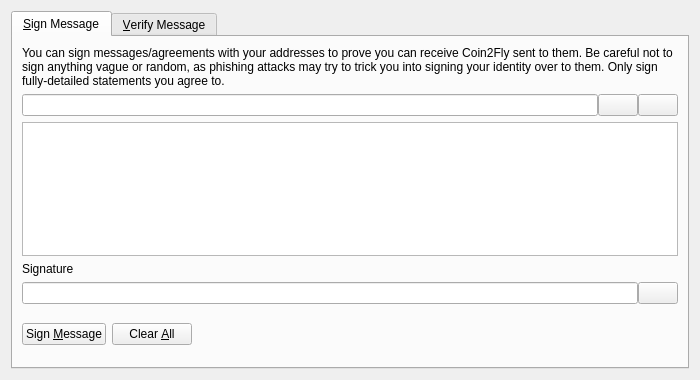
<?xml version="1.0" encoding="UTF-8"?>
<ui version="4.0">
 <class>SignVerifyMessageDialog</class>
 <widget class="QDialog" name="SignVerifyMessageDialog">
  <property name="geometry">
   <rect>
    <x>0</x>
    <y>0</y>
    <width>700</width>
    <height>380</height>
   </rect>
  </property>
  <property name="windowTitle">
   <string>Signatures - Sign / Verify a Message</string>
  </property>
  <property name="modal">
   <bool>true</bool>
  </property>
  <layout class="QVBoxLayout" name="verticalLayout">
   <item>
    <widget class="QTabWidget" name="tabWidget">
     <property name="currentIndex">
      <number>0</number>
     </property>
     <widget class="QWidget" name="tabSignMessage">
      <attribute name="title">
       <string>&amp;Sign Message</string>
      </attribute>
      <layout class="QVBoxLayout" name="verticalLayout_SM">
       <item>
        <widget class="QLabel" name="infoLabel_SM">
         <property name="text">
          <string>You can sign messages/agreements with your addresses to prove you can receive Coin2Fly sent to them. Be careful not to sign anything vague or random, as phishing attacks may try to trick you into signing your identity over to them. Only sign fully-detailed statements you agree to.</string>
         </property>
         <property name="textFormat">
          <enum>Qt::PlainText</enum>
         </property>
         <property name="wordWrap">
          <bool>true</bool>
         </property>
        </widget>
       </item>
       <item>
        <layout class="QHBoxLayout" name="horizontalLayout_1_SM">
         <property name="spacing">
          <number>0</number>
         </property>
         <item>
          <widget class="QValidatedLineEdit" name="addressIn_SM">
           <property name="toolTip">
            <string>The Coin2Fly address to sign the message with</string>
           </property>
          </widget>
         </item>
         <item>
          <widget class="QPushButton" name="addressBookButton_SM">
           <property name="toolTip">
            <string>Choose previously used address</string>
           </property>
           <property name="text">
            <string/>
           </property>
           <property name="shortcut">
            <string>Alt+A</string>
           </property>
           <property name="autoDefault">
            <bool>false</bool>
           </property>
          </widget>
         </item>
         <item>
          <widget class="QPushButton" name="pasteButton_SM">
           <property name="toolTip">
            <string>Paste address from clipboard</string>
           </property>
           <property name="text">
            <string/>
           </property>
           <property name="shortcut">
            <string>Alt+P</string>
           </property>
           <property name="autoDefault">
            <bool>false</bool>
           </property>
          </widget>
         </item>
        </layout>
       </item>
       <item>
        <widget class="QPlainTextEdit" name="messageIn_SM">
         <property name="toolTip">
          <string>Enter the message you want to sign here</string>
         </property>
        </widget>
       </item>
       <item>
        <widget class="QLabel" name="signatureLabel_SM">
         <property name="text">
          <string>Signature</string>
         </property>
         <property name="textFormat">
          <enum>Qt::PlainText</enum>
         </property>
        </widget>
       </item>
       <item>
        <layout class="QHBoxLayout" name="horizontalLayout_2_SM">
         <property name="spacing">
          <number>0</number>
         </property>
         <item>
          <widget class="QLineEdit" name="signatureOut_SM">
           <property name="font">
            <font>
             <italic>true</italic>
            </font>
           </property>
           <property name="readOnly">
            <bool>true</bool>
           </property>
          </widget>
         </item>
         <item>
          <widget class="QPushButton" name="copySignatureButton_SM">
           <property name="toolTip">
            <string>Copy the current signature to the system clipboard</string>
           </property>
           <property name="text">
            <string/>
           </property>
           <property name="autoDefault">
            <bool>false</bool>
           </property>
          </widget>
         </item>
        </layout>
       </item>
       <item>
        <layout class="QHBoxLayout" name="horizontalLayout_3_SM">
         <item>
          <widget class="QPushButton" name="signMessageButton_SM">
           <property name="toolTip">
            <string>Sign the message to prove you own this Coin2Fly address</string>
           </property>
           <property name="text">
            <string>Sign &amp;Message</string>
           </property>
           <property name="autoDefault">
            <bool>false</bool>
           </property>
          </widget>
         </item>
         <item>
          <widget class="QPushButton" name="clearButton_SM">
           <property name="toolTip">
            <string>Reset all sign message fields</string>
           </property>
           <property name="text">
            <string>Clear &amp;All</string>
           </property>
           <property name="autoDefault">
            <bool>false</bool>
           </property>
          </widget>
         </item>
         <item>
          <spacer name="horizontalSpacer_1_SM">
           <property name="orientation">
            <enum>Qt::Horizontal</enum>
           </property>
           <property name="sizeHint" stdset="0">
            <size>
             <width>40</width>
             <height>48</height>
            </size>
           </property>
          </spacer>
         </item>
         <item>
          <widget class="QLabel" name="statusLabel_SM">
           <property name="font">
            <font>
             <weight>75</weight>
             <bold>true</bold>
            </font>
           </property>
           <property name="text">
            <string/>
           </property>
           <property name="wordWrap">
            <bool>true</bool>
           </property>
          </widget>
         </item>
         <item>
          <spacer name="horizontalSpacer_2_SM">
           <property name="orientation">
            <enum>Qt::Horizontal</enum>
           </property>
           <property name="sizeHint" stdset="0">
            <size>
             <width>40</width>
             <height>48</height>
            </size>
           </property>
          </spacer>
         </item>
        </layout>
       </item>
      </layout>
     </widget>
     <widget class="QWidget" name="tabVerifyMessage">
      <attribute name="title">
       <string>&amp;Verify Message</string>
      </attribute>
      <layout class="QVBoxLayout" name="verticalLayout_VM">
       <item>
        <widget class="QLabel" name="infoLabel_VM">
         <property name="text">
          <string>Enter the receiver's address, message (ensure you copy line breaks, spaces, tabs, etc. exactly) and signature below to verify the message. Be careful not to read more into the signature than what is in the signed message itself, to avoid being tricked by a man-in-the-middle attack. Note that this only proves the signing party receives with the address, it cannot prove sendership of any transaction!</string>
         </property>
         <property name="textFormat">
          <enum>Qt::PlainText</enum>
         </property>
         <property name="alignment">
          <set>Qt::AlignLeading|Qt::AlignLeft|Qt::AlignTop</set>
         </property>
         <property name="wordWrap">
          <bool>true</bool>
         </property>
        </widget>
       </item>
       <item>
        <layout class="QHBoxLayout" name="horizontalLayout_1_VM">
         <property name="spacing">
          <number>0</number>
         </property>
         <item>
          <widget class="QValidatedLineEdit" name="addressIn_VM">
           <property name="toolTip">
            <string>The Coin2Fly address the message was signed with</string>
           </property>
          </widget>
         </item>
         <item>
          <widget class="QPushButton" name="addressBookButton_VM">
           <property name="toolTip">
            <string>Choose previously used address</string>
           </property>
           <property name="text">
            <string/>
           </property>
           <property name="shortcut">
            <string>Alt+A</string>
           </property>
           <property name="autoDefault">
            <bool>false</bool>
           </property>
          </widget>
         </item>
        </layout>
       </item>
       <item>
        <widget class="QPlainTextEdit" name="messageIn_VM"/>
       </item>
       <item>
        <widget class="QValidatedLineEdit" name="signatureIn_VM"/>
       </item>
       <item>
        <layout class="QHBoxLayout" name="horizontalLayout_2_VM">
         <item>
          <widget class="QPushButton" name="verifyMessageButton_VM">
           <property name="toolTip">
            <string>Verify the message to ensure it was signed with the specified Coin2Fly address</string>
           </property>
           <property name="text">
            <string>Verify &amp;Message</string>
           </property>
           <property name="autoDefault">
            <bool>false</bool>
           </property>
          </widget>
         </item>
         <item>
          <widget class="QPushButton" name="clearButton_VM">
           <property name="toolTip">
            <string>Reset all verify message fields</string>
           </property>
           <property name="text">
            <string>Clear &amp;All</string>
           </property>
           <property name="autoDefault">
            <bool>false</bool>
           </property>
          </widget>
         </item>
         <item>
          <spacer name="horizontalSpacer_1_VM">
           <property name="orientation">
            <enum>Qt::Horizontal</enum>
           </property>
           <property name="sizeHint" stdset="0">
            <size>
             <width>40</width>
             <height>48</height>
            </size>
           </property>
          </spacer>
         </item>
         <item>
          <widget class="QLabel" name="statusLabel_VM">
           <property name="font">
            <font>
             <weight>75</weight>
             <bold>true</bold>
            </font>
           </property>
           <property name="text">
            <string/>
           </property>
           <property name="wordWrap">
            <bool>true</bool>
           </property>
          </widget>
         </item>
         <item>
          <spacer name="horizontalSpacer_2_VM">
           <property name="orientation">
            <enum>Qt::Horizontal</enum>
           </property>
           <property name="sizeHint" stdset="0">
            <size>
             <width>40</width>
             <height>48</height>
            </size>
           </property>
          </spacer>
         </item>
        </layout>
       </item>
      </layout>
     </widget>
    </widget>
   </item>
  </layout>
 </widget>
 <customwidgets>
  <customwidget>
   <class>QValidatedLineEdit</class>
   <extends>QLineEdit</extends>
   <header>qvalidatedlineedit.h</header>
  </customwidget>
 </customwidgets>
 <resources>
  <include location="../coin2fly.qrc"/>
 </resources>
 <connections/>
</ui>
